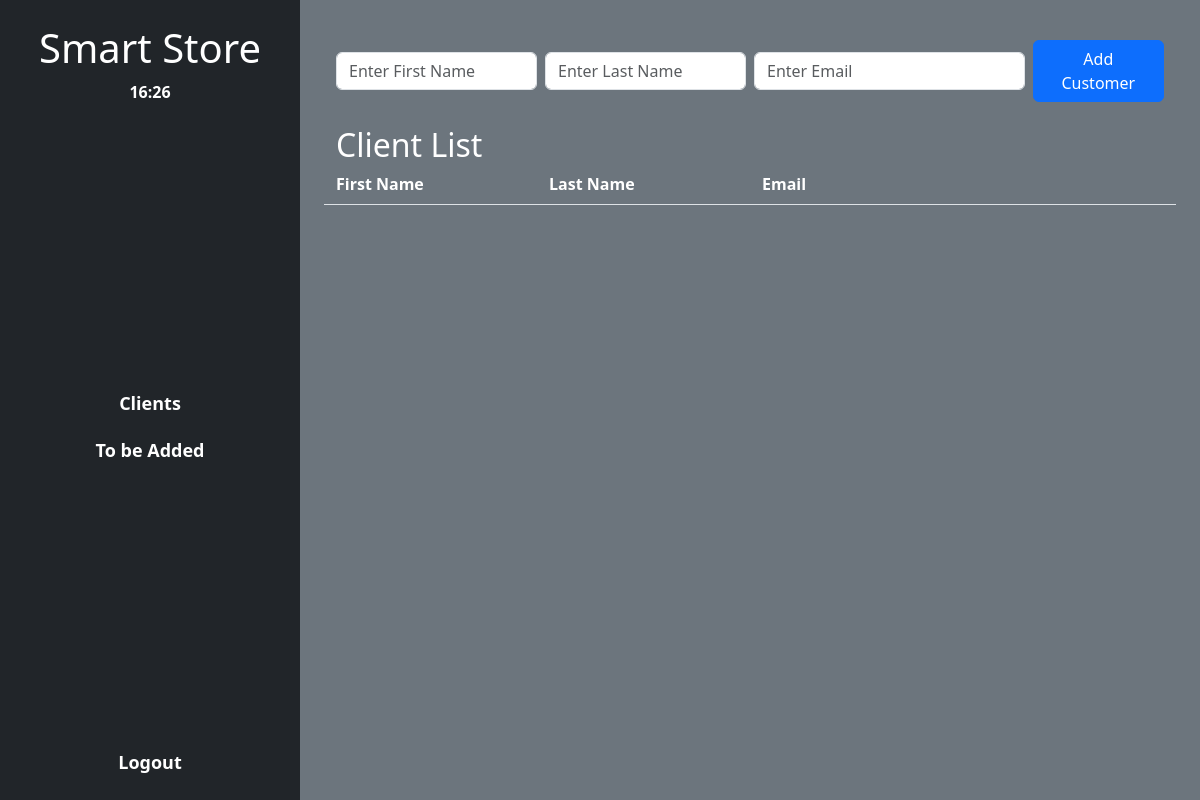
Before: / with the older database file.
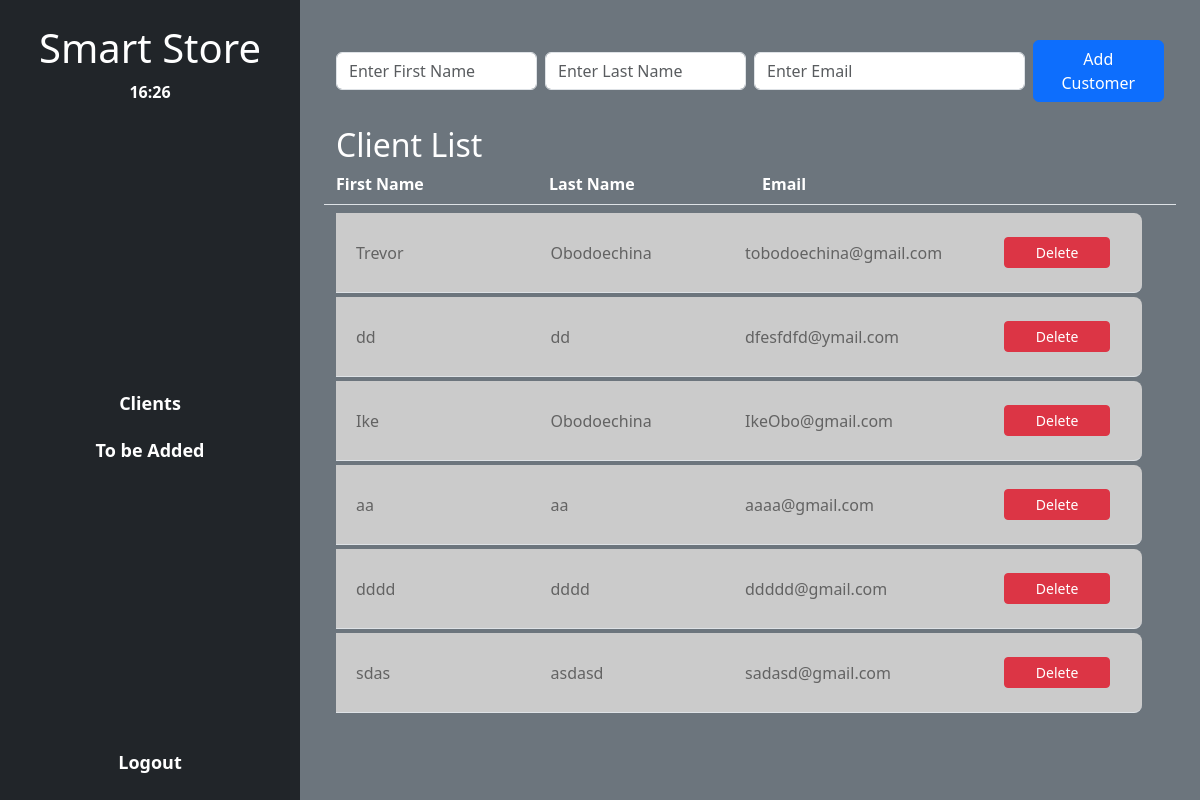
After: the same page with the newer database file.
### tables this page shows
CREATE TABLE customers (
        customer_id INTEGER PRIMARY KEY AUTOINCREMENT,
        first_name TEXT NOT NULL,
        last_name TEXT NOT NULL,
        email TEXT UNIQUE NOT NULL,
        date_created TIMESTAMP DEFAULT CURRENT_TIMESTAMP
    );

### app.py (the view)
@app.route("/", methods=["GET"])
def index():
    customers = db.get_customers()
    return render_template("index.html", customers=customers)

### db.py (called while the page is built)
def get_db():
    return sqlite3.connect(DB_NAME)

def get_customers():
    conn = get_db()
    c = conn.cursor()
    c.execute("SELECT * FROM customers")
    customers = c.fetchall()
    conn.close()
    return customers

### templates/index.html (shortened to what this page needs)
<!DOCTYPE html>
<html>
<head>
  <link rel="stylesheet" href="{{ url_for('static', filename='styles.css') }}">
  <link rel="stylesheet" href="https://cdn.jsdelivr.net/npm/bootstrap@5.3.2/dist/css/bootstrap.min.css">
</head>
<body class="container-fluid bg-dark text-white" style="margin:0; padding:0;">
  <div class="row vh-100" style="margin: 0;">
    <div class="col-3 d-flex flex-column justify-content-center p-4 bg-dark text-white">
      <div>
        <h1 class="mb-2 text-center">Smart Store</h1>
        <div id="clock" class="fw-bold text-center"></div>
      </div>
      <div class="d-flex flex-column align-items-center link-div" style="gap: 20px;">
        <a href="index.html" class="Sidebar fw-bold">Clients</a>
        <a href="" class="Sidebar fw-bold">To be Added</a>
      </div>
  <div class="d-flex flex-column align-items-center">
    <a id="logout" href="" class="Sidebar fw-bold">Logout</a>
  </div>
    </div>
    <div class="col-9 bg-secondary">
      <div class="w-100 p-4">
        <form method="POST" action="/add" class="row g-2 mb-4 align-items-center mt-2">
          <div class="col-3">
            <input type="text" name="first_name" class="form-control" placeholder="Enter First Name">
          </div>
          <div class="col-3">
            <input type="text" name="last_name" class="form-control" placeholder="Enter Last Name">
          </div>
          <div class="col-4">
            <input type="text" name="email" class="form-control" placeholder="Enter Email">
          </div>
          <div class="col-2">
            <button id="add-client" type="submit" class="btn btn-primary w-100">Add Customer</button>
          </div>
        </form>
        <h2 class="text-white mb-2">Client List</h2>
  <div class="row fw-bold border-bottom pb-2 mb-1">
    <div class="col-3">First Name</div>
    <div class="col-3">Last Name</div>
    <div class="col-4">Email</div>
  </div>
<div class="customer-list-container">
  {% for i in customers %}
  <div class="row align-items-center mb-1 mt-1 border-bottom Customer">
    <div class="col-3">{{ i[1] }}</div>
    <div class="col-3">{{ i[2] }}</div>
    <div class="col-4">{{ i[3] }}</div>
    <div class="col-2">
      <a href="/delete/{{ i[0] }}" class="btn btn-sm btn-danger w-100 mb-1 mt-1 h-100">Delete</a>
    </div>
  </div>
  {% endfor %}
</div>
    </div>
  </div>
</body>
</html>

### static/styles.css (style rules this page uses)
html, body { height: 100%; margin: 0; padding: 0; overflow-x: hidden; overflow-y: hidden; }
.Sidebar { font-size: 18px; text-decoration: none; color: white; will-change: background-color; transition: background-color 0.3s ease; width: 100%; text-align: center; border-radius: 8px; }
h1 { color: #007bff; }
.link-div { will-change: background-color; display: flex; flex-direction: column; align-items: center; justify-content: center; height: 100%; gap: 20px; }
#logout { bottom: 10px !important; height: 100%; }
.Customer { will-change: opacity, transform, background-color, color; transition: opacity 0.8s ease, transform 0.8s ease, background-color 0.3s ease; transform: translateY(-50px); opacity: 0; width: 100%; padding: 20px; border-radius: 8px; margin-bottom: 10px; background-color: rgb(203, 203, 203); color: rgb(99, 99, 99); }
.Customer.visible { opacity: 1; transform: translateY(0); }
.customer-list-container { max-height: 72vh; overflow-y: auto; padding-right: 10px; }

Changed rows visible on the page:
added customers: first_name "Trevor", last_name "Obodoechina", email "tobodoechina@gmail.com"
added customers: first_name "dd", last_name "dd", email "dfesfdfd@ymail.com"
added customers: first_name "Ike", last_name "Obodoechina", email "IkeObo@gmail.com"
added customers: first_name "aa", last_name "aa", email "aaaa@gmail.com"
added customers: first_name "dddd", last_name "dddd", email "ddddd@gmail.com"
added customers: first_name "sdas", last_name "asdasd", email "sadasd@gmail.com"
